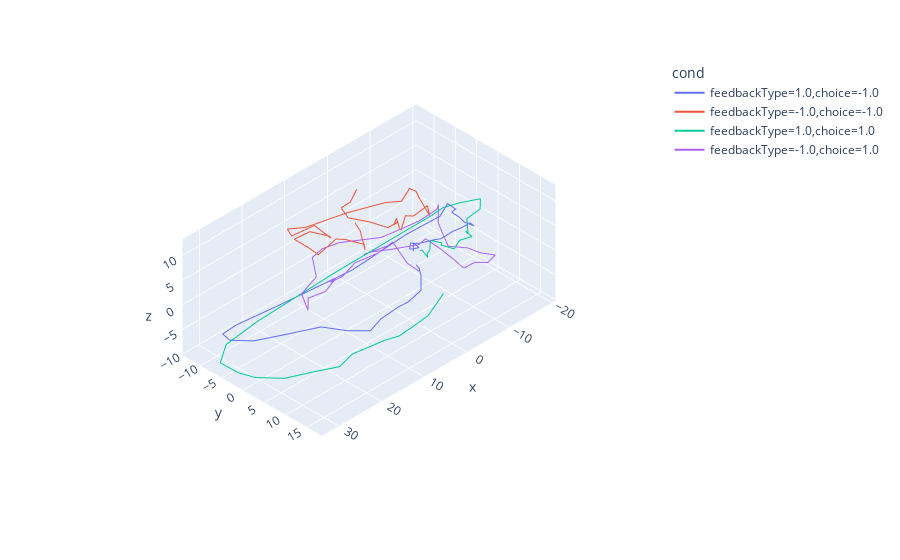

The notebook cell saved with this chart:
### Code cell
from sklearn.decomposition import PCA
import plotly.express as px

align_event = "firstMovement_times"
align_event = "feedback_times"
align_event = "stimOn_times"

# cells are features
conditions_df = pd.DataFrame(psths.keys(), columns=(*split_by, "align_event"))
_conditions = conditions_df.groupby("align_event").get_group(align_event).values

# convert to 2d tuple
_conditions = tuple(tuple(row) for row in _conditions)

# combinding into a large matrix for PCA
# concatenate along the time axis. samples are time points, features are cells
X = np.concatenate([psths[cond] for cond in _conditions], axis=0)

# drop nans for pca (those were introduced by smoothing)
X = X[~np.any(np.isnan(X), axis=1)]

# compute the PCA (dimensionality reduction)
pca = PCA(n_components=3)
Xt = pca.fit_transform(X)

# split again into the indivdual conditions
psth_pca = dict(zip(_conditions, np.split(Xt, len(_conditions), axis=0)))

# gather the data for a 3d plot
dfs = []
for cond in _conditions:
    contrast, outcome, _ = cond
    df = pd.DataFrame(psth_pca[cond], columns=['x','y','z'])
    label = f"{split_by[0]}={cond[0]},{split_by[1]}={cond[1]}"
    df['cond'] = label
    dfs.append(df)

df = pd.concat(dfs, axis=0)

# 3d plot using plotly
fig = px.line_3d(df, x='x',y='y',z='z',color='cond')
fig.layout.scene.camera.projection.type = "orthographic"
fig.layout.dragmode = "turntable"
fig.show()

### Figure 1 — Plotly figure (JSON) as saved in the notebook; plotly's stock layout.template omitted (floating-point values rounded to 4 significant figures)
{"data": [{"hovertemplate": "cond=feedbackType=1.0,choice=-1.0<br>x=%{x}<br>y=%{y}<br>z=%{z}<extra></extra>", "legendgroup": "feedbackType=1.0,choice=-1.0", "line": {"color": "#636efa", "dash": "solid"}, "marker": {"symbol": "circle"}, "mode": "lines", "name": "feedbackType=1.0,choice=-1.0", "scene": "scene", "showlegend": true, "type": "scatter3d", "x": [-8.722, -9.531, -9.752, -9.356, -8.601, -8.99, -9.66, -11.06, -12.12, -14.19, -15.25, -16.32, -16.07, -15.51, -15.04, -14.38, -14.47, -14.54, -13.46, -11.81, -6.353, 2.671, 13.89, 22.6, 26.54, 27.94, 26.43, 23.75, 19.93, 17.26, 14.02, 11.66, 8.933, 7.899, 5.917, 5.396, 5.213, 5.33], "y": [-2.798, -3.531, -2.475, -2.566, -3.511, -3.691, -2.26, -0.1805, 0.3237, 1.032, 2.031, 2.951, 4.077, 2.381, 1.609, 0.5798, 1.376, 1.421, 0.5247, 0.3633, -2.035, -5.571, -10.86, -12.95, -12.16, -9.107, -5.05, -0.7023, 4.261, 7.736, 9.903, 10.06, 11.36, 12.63, 13.64, 13.13, 12.54, 11.92], "z": [-4.837, -3.897, -4.424, -4.362, -4.686, -3.728, -3.387, -2.322, -2.389, -1.569, -0.8507, 0.02832, 0.1236, 0.2982, 1.206, 1.991, 2.995, 2.872, 4.158, 2.347, 0.1992, -4.245, -8.166, -9.169, -8.628, -7.675, -6.536, -4.486, -2.298, -2.654, -3.199, -1.856, -0.2068, 0.9348, 2.797, 5.25, 6.376, 6.827]}, {"hovertemplate": "cond=feedbackType=-1.0,choice=-1.0<br>x=%{x}<br>y=%{y}<br>z=%{z}<extra></extra>", "legendgroup": "feedbackType=-1.0,choice=-1.0", "line": {"color": "#EF553B", "dash": "solid"}, "marker": {"symbol": "circle"}, "mode": "lines", "name": "feedbackType=-1.0,choice=-1.0", "scene": "scene", "showlegend": true, "type": "scatter3d", "x": [-5.15, -3.562, -2.272, -2.658, -4.817, -6.19, -7.736, -6.534, -7.429, -7.923, -8.324, -10.47, -9.555, -12.69, -12.98, -14.22, -13.83, -12.38, -11.69, -8.959, -4.47, 2.543, 11.54, 15.97, 17.75, 15.02, 13.73, 14.66, 16.22, 18.05, 15.62, 14.3, 10.54, 10.24, 8.79, 10.08, 8.596, 6.756], "y": [-12.48, -12.39, -13.22, -11.98, -9.054, -6.198, -5.347, -5.177, -5.418, -5.21, -5.236, -6.388, -3.527, -3.478, -3.191, -6.83, -7.313, -7.443, -6.814, -5.82, -5.033, -6.87, -7.811, -7.613, -4.798, -2.195, 0.3771, 1.045, -2.066, -3.898, -2.841, -2.019, -1.621, 0.3204, 3.194, 4.736, 2.094, -0.9778], "z": [4.682, 2.947, 2.021, 0.4288, -0.03329, -0.4583, 0.418, 0.4534, 1.21, -0.9874, -1.528, -0.2684, 1.567, 2.131, 0.07788, 1.158, 2.581, 3.814, 4.179, 3.709, 6.088, 6.644, 7.654, 9.636, 10.54, 12.6, 10.67, 11.86, 12.02, 10.46, 8.001, 6.4, 7.902, 8.623, 8.344, 8.604, 10.46, 9.616]}, {"hovertemplate": "cond=feedbackType=1.0,choice=1.0<br>x=%{x}<br>y=%{y}<br>z=%{z}<extra></extra>", "legendgroup": "feedbackType=1.0,choice=1.0", "line": {"color": "#00cc96", "dash": "solid"}, "marker": {"symbol": "circle"}, "mode": "lines", "name": "feedbackType=1.0,choice=1.0", "scene": "scene", "showlegend": true, "type": "scatter3d", "x": [-8.196, -8.61, -8.995, -9.287, -10.05, -10.64, -12.05, -11.67, -13.31, -14.15, -16.13, -15.7, -15.7, -16.21, -17.95, -19.19, -18.38, -16.18, -13.0, -10.82, -3.619, 6.763, 20.68, 28.89, 32.3, 32.34, 30.67, 27.32, 22.74, 19.0, 17.19, 15.18, 13.26, 11.12, 8.909, 6.87, 5.531, 4.493], "y": [-0.7561, -0.6525, 0.3437, -0.09274, -0.2616, -0.6821, 0.6226, 0.7484, 2.189, 2.649, 3.541, 2.502, 3.07, 2.264, 3.634, 2.47, 1.812, 0.6336, -0.138, -0.6723, -3.268, -6.154, -9.884, -9.027, -6.98, -2.674, -0.3625, 3.162, 5.505, 7.723, 8.831, 10.78, 12.37, 13.77, 15.36, 16.28, 16.87, 17.5], "z": [-3.398, -3.392, -4.635, -4.307, -3.975, -2.508, -3.05, -3.233, -4.1, -2.56, -2.358, -1.557, -1.851, 0.6029, 2.378, 3.235, 3.078, 3.027, 3.229, 2.424, -0.2473, -3.334, -7.864, -8.046, -9.019, -8.862, -9.505, -9.572, -9.354, -9.083, -6.89, -5.483, -4.332, -3.77, -1.829, -0.4987, 1.473, 3.397]}, {"hovertemplate": "cond=feedbackType=-1.0,choice=1.0<br>x=%{x}<br>y=%{y}<br>z=%{z}<extra></extra>", "legendgroup": "feedbackType=-1.0,choice=1.0", "line": {"color": "#ab63fa", "dash": "solid"}, "marker": {"symbol": "circle"}, "mode": "lines", "name": "feedbackType=-1.0,choice=1.0", "scene": "scene", "showlegend": true, "type": "scatter3d", "x": [-5.629, -2.825, -4.014, -5.445, -7.32, -7.787, -8.779, -11.6, -13.16, -14.76, -16.46, -17.56, -18.33, -16.19, -15.28, -13.81, -13.79, -13.14, -12.16, -10.32, -6.538, 0.3914, 6.997, 11.84, 13.99, 16.02, 18.96, 19.71, 19.15, 16.1, 14.19, 13.59, 11.29, 8.171, 4.172, 1.655, 0.1291, -1.652], "y": [-5.807, -8.494, -7.825, -5.171, -0.1736, 1.07, 3.41, 4.111, 4.152, 3.183, 3.875, 5.817, 6.785, 5.278, 3.386, 0.2892, -1.113, -1.38, -0.3355, 1.145, 0.7371, -1.12, -4.385, -3.576, -3.715, -0.7575, -1.277, 0.981, 0.4475, 1.49, 1.958, 0.09503, 0.6487, 0.3976, 1.889, 2.756, 4.658, 5.636], "z": [-3.695, -5.342, -5.059, -4.038, -1.454, 0.1276, -1.164, -4.63, -6.682, -8.186, -7.568, -7.196, -5.578, -4.768, -4.311, -4.774, -2.575, -0.4628, 4.189, 4.878, 4.174, 3.406, 4.015, 5.592, 4.841, 3.376, 1.168, -0.6947, 1.236, 1.612, 3.571, 1.503, 1.814, 2.862, 3.645, 5.027, 0.9363, -1.084]}], "layout": {"dragmode": "turntable", "legend": {"title": {"text": "cond"}, "tracegroupgap": 0}, "margin": {"t": 60}, "scene": {"camera": {"projection": {"type": "orthographic"}}, "domain": {"x": [0, 1], "y": [0, 1]}, "xaxis": {"title": {"text": "x"}}, "yaxis": {"title": {"text": "y"}}, "zaxis": {"title": {"text": "z"}}}}}
